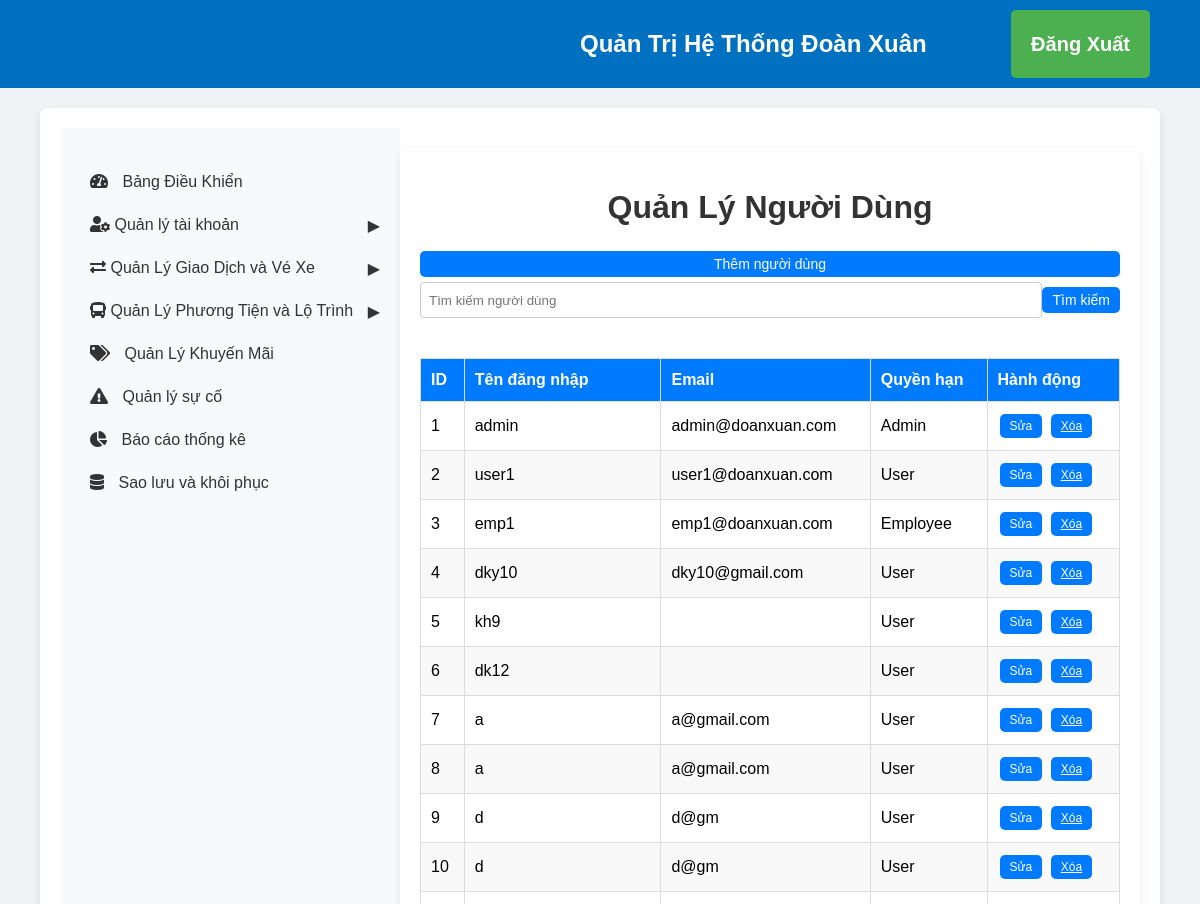
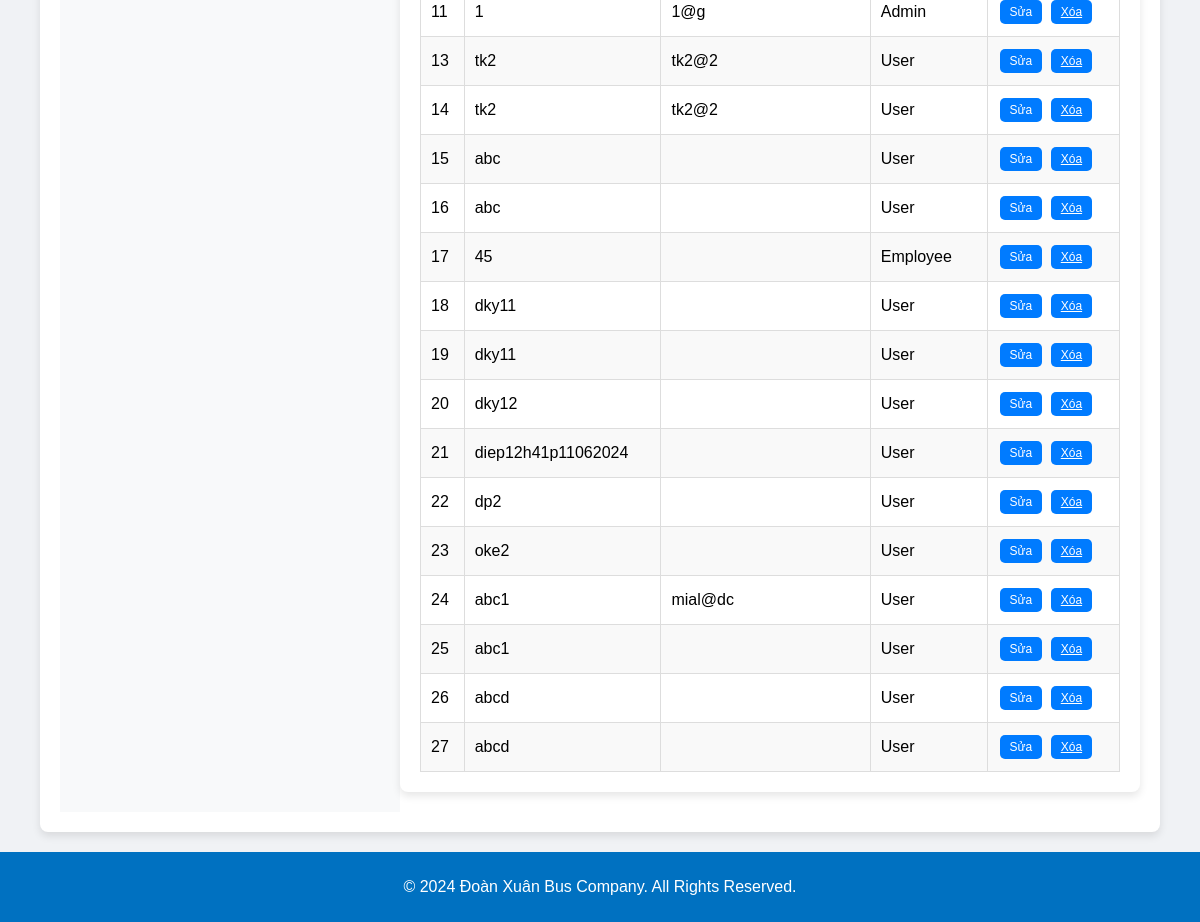
The page /admin/users.php (signed in) on the database its author committed (2 pictures, top to bottom).
### tables this page shows
CREATE TABLE `nguoidung` (
  `NguoiDungID` int(11) NOT NULL AUTO_INCREMENT,
  `TenDangNhap` varchar(50) DEFAULT NULL,
  `MatKhau` varchar(50) DEFAULT NULL,
  `Email` varchar(100) DEFAULT NULL,
  `QuyenHanID` int(11) DEFAULT NULL,
  PRIMARY KEY (`NguoiDungID`),
  KEY `QuyenHanID` (`QuyenHanID`),
  CONSTRAINT `nguoidung_ibfk_1` FOREIGN KEY (`QuyenHanID`) REFERENCES `quyenhan` (`QuyenHanID`)
);

CREATE TABLE `quyenhan` (
  `QuyenHanID` int(11) NOT NULL,
  `TenQuyenHan` varchar(50) DEFAULT NULL,
  PRIMARY KEY (`QuyenHanID`)
);

### admin/users.php (the view, shortened to what this page needs)
<link rel="stylesheet" href="css_admin/admin_styles.css">
<?php
require '../config.php';
require 'includes_admin/admin_header.php';
require 'includes_admin/admin_sidebar.php';
$searchQuery = "";
if (isset($_POST['search'])) {
    $searchQuery = $_POST['searchQuery'];
    $sql = "SELECT * FROM NguoiDung WHERE TenDangNhap LIKE ?";
    $stmt = $conn->prepare($sql);
    $searchTerm = "%" . $searchQuery . "%";
    $stmt->bind_param('s', $searchTerm);
} else {
    $sql = "SELECT * FROM NguoiDung";
    $stmt = $conn->prepare($sql);
}
$stmt->execute();
$result = $stmt->get_result();
$sqlQuyenHan = "SELECT * FROM QuyenHan";
$resultQuyenHan = $conn->query($sqlQuyenHan);
$quyenHanOptions = [];
while ($row = $resultQuyenHan->fetch_assoc()) {
    $quyenHanOptions[] = $row;
}
?>
<div class="main-content container mt-4">
    <h1>Quản Lý Người Dùng</h1>
    <button id="showAddUserForm" class="custom-button">Thêm người dùng</button>
    <form method="POST" action="users.php" class="form-inline">
        <input type="text" name="searchQuery" placeholder="Tìm kiếm người dùng" class="form-control" value="<?= $searchQuery ?>">
        <button type="submit" name="search" class="custom-button">Tìm kiếm</button>
    </form>
    <table class="custom-table">
        <thead>
            <tr>
                <th>ID</th>
                <th>Tên đăng nhập</th>
                <th>Email</th>
                <th>Quyền hạn</th>
                <th>Hành động</th>
            </tr>
        </thead>
        <tbody>
            <?php while ($row = $result->fetch_assoc()): ?>
            <tr data-id="<?= $row['NguoiDungID'] ?>">
                <td><?= $row['NguoiDungID'] ?></td>
                <td class="editable" data-field="TenDangNhap"><?= $row['TenDangNhap'] ?></td>
                <td class="editable" data-field="Email"><?= $row['Email'] ?></td>
                <td class="editable" data-field="QuyenHanID"><?= $quyenHanOptions[array_search($row['QuyenHanID'], array_column($quyenHanOptions, 'QuyenHanID'))]['TenQuyenHan'] ?></td>
                <td>
                    <button class="edit-button small-button custom-button">Sửa</button>
                    <a href="users.php?delete=<?= $row['NguoiDungID'] ?>" onclick="return confirm('Bạn có chắc chắn muốn xóa?')" class="small-button custom-button">Xóa</a>
                </td>
            </tr>
            <?php endwhile; ?>
        </tbody>
    </table>
</div>
<?php
require 'includes_admin/admin_footer.php';
?>

### admin/css_admin/admin_styles.css (style rules this page uses)
body { font-family: Arial, sans-serif; margin: 0; padding: 0; }
.container { display: flex; flex: 1; margin-right: 0px; margin-left: 0px; width: 1500px; }
table { width: 100%; border-collapse: collapse; }
table, th, td { border: 1px solid #ddd; padding: 8px; }
table th { background-color: #f2f2f2; }
.main-content { flex: 1; margin-left: 10px; background-color: #fff; display: flex; flex-direction: column; width: 2000px; }
body { font-family: 'Arial', sans-serif; }

### admin/users.php (style rules this page uses)
body { font-family: 'Arial', sans-serif; background-color: #f0f2f5; margin: 0; padding: 0; }
.container { width: 90%; max-width: 1400px; margin: 20px auto; padding: 20px; background-color: #ffffff; border-radius: 8px; box-shadow: 0 4px 8px rgba(0, 0, 0, 0.1); }
h1 { text-align: center; color: #333; margin-bottom: 20px; }
.custom-button { background-color: #007bff; color: #fff; border: none; padding: 5px 10px; cursor: pointer; border-radius: 5px; text-align: center; display: inline-block; margin: 5px 0; transition: background-color 0.3s, transform 0.3s; font-size: 14px; }
.form-inline { display: flex; justify-content: center; margin-bottom: 20px; }
.form-inline input[type="text"] { flex: 1; padding: 8px; border: 1px solid #ccc; border-radius: 4px; box-sizing: border-box; transition: border-color 0.3s; }
.custom-table { width: 100%; border-collapse: collapse; margin-top: 20px; }
.custom-table th, .custom-table td { border: 1px solid #ddd; padding: 10px; text-align: left; transition: background-color 0.3s; }
.custom-table th { background-color: #f4f4f4; color: #333; }
.custom-table tr:nth-child(even) { background-color: #f9f9f9; }
.custom-table th { padding-top: 12px; padding-bottom: 12px; background-color: #007bff; color: white; }
.small-button { padding: 5px 10px; font-size: 12px; margin: 2px; }

### rows shown on the page
nguoidung: NguoiDungID "1", TenDangNhap "admin", Email "admin@doanxuan.com", QuyenHanID.TenQuyenHan "Admin"
nguoidung: NguoiDungID "2", TenDangNhap "user1", Email "user1@doanxuan.com", QuyenHanID.TenQuyenHan "User"
nguoidung: NguoiDungID "3", TenDangNhap "emp1", Email "emp1@doanxuan.com", QuyenHanID.TenQuyenHan "Employee"
nguoidung: NguoiDungID "4", TenDangNhap "dky10", Email "dky10@gmail.com", QuyenHanID.TenQuyenHan "User"
nguoidung: NguoiDungID "5", TenDangNhap "kh9", QuyenHanID.TenQuyenHan "User"
nguoidung: NguoiDungID "6", TenDangNhap "dk12", QuyenHanID.TenQuyenHan "User"
nguoidung: NguoiDungID "7", TenDangNhap "a", Email "a@gmail.com", QuyenHanID.TenQuyenHan "User"
nguoidung: NguoiDungID "8", TenDangNhap "a", Email "a@gmail.com", QuyenHanID.TenQuyenHan "User"
nguoidung: NguoiDungID "9", TenDangNhap "d", Email "d@gm", QuyenHanID.TenQuyenHan "User"
nguoidung: NguoiDungID "10", TenDangNhap "d", Email "d@gm", QuyenHanID.TenQuyenHan "User"
nguoidung: NguoiDungID "11", TenDangNhap "1", Email "1@g", QuyenHanID.TenQuyenHan "Admin"
nguoidung: NguoiDungID "13", TenDangNhap "tk2", Email "tk2@2", QuyenHanID.TenQuyenHan "User"
nguoidung: NguoiDungID "14", TenDangNhap "tk2", Email "tk2@2", QuyenHanID.TenQuyenHan "User"
nguoidung: NguoiDungID "15", TenDangNhap "abc", QuyenHanID.TenQuyenHan "User"
nguoidung: NguoiDungID "16", TenDangNhap "abc", QuyenHanID.TenQuyenHan "User"
nguoidung: NguoiDungID "17", TenDangNhap "45", QuyenHanID.TenQuyenHan "Employee"
nguoidung: NguoiDungID "18", TenDangNhap "dky11", QuyenHanID.TenQuyenHan "User"
nguoidung: NguoiDungID "19", TenDangNhap "dky11", QuyenHanID.TenQuyenHan "User"
nguoidung: NguoiDungID "20", TenDangNhap "dky12", QuyenHanID.TenQuyenHan "User"
nguoidung: NguoiDungID "21", TenDangNhap "diep12h41p11062024", QuyenHanID.TenQuyenHan "User"
nguoidung: NguoiDungID "22", TenDangNhap "dp2", QuyenHanID.TenQuyenHan "User"
nguoidung: NguoiDungID "23", TenDangNhap "oke2", QuyenHanID.TenQuyenHan "User"
nguoidung: NguoiDungID "24", TenDangNhap "abc1", Email "mial@dc", QuyenHanID.TenQuyenHan "User"
nguoidung: NguoiDungID "25", TenDangNhap "abc1", QuyenHanID.TenQuyenHan "User"
nguoidung: NguoiDungID "26", TenDangNhap "abcd", QuyenHanID.TenQuyenHan "User"
nguoidung: NguoiDungID "27", TenDangNhap "abcd", QuyenHanID.TenQuyenHan "User"
